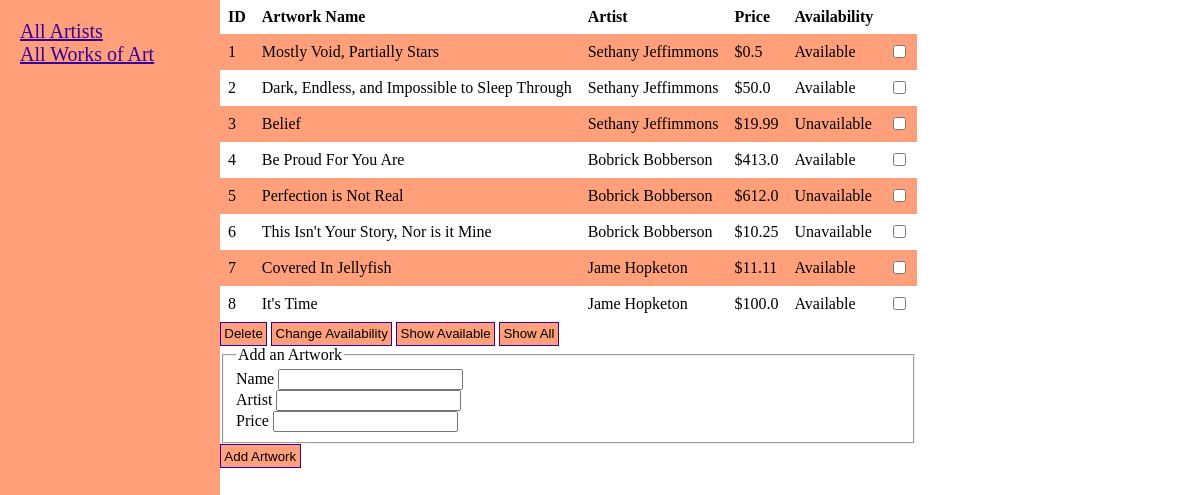
The app's page /addart, older data.
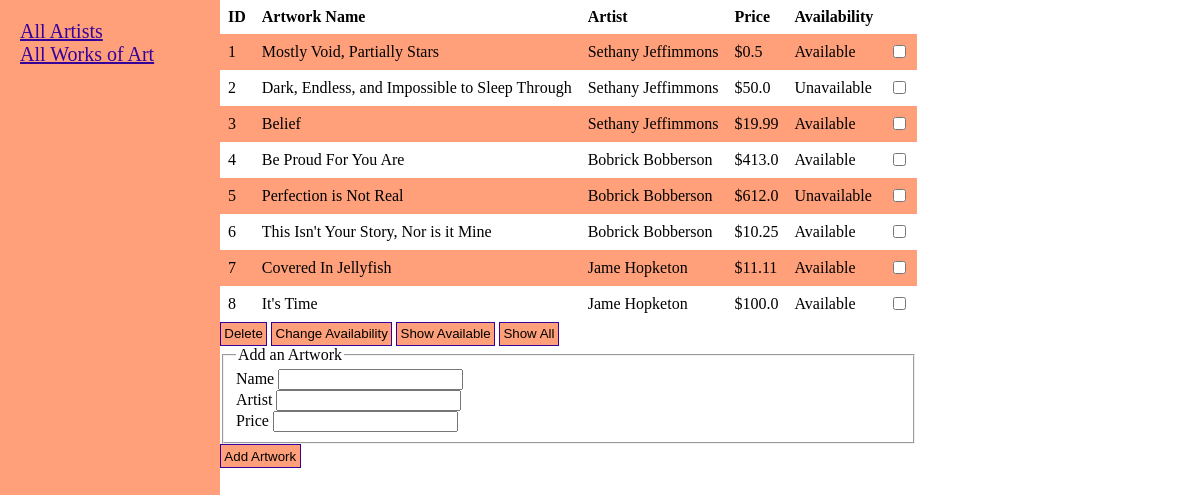
The same page, newer data.
### Models.py (models this page shows, shortened)
class Art(Model):
    class Meta:
        database = db
        constraints = [SQL('UNIQUE(name COLLATE NOCASE)')]
    artist = ForeignKeyField(Artist)
    name = CharField()
    price = DoubleField()
    available = BooleanField(default=True)

class Artist(Model):
    class Meta:
        database = db
        constraints = [SQL('UNIQUE(name COLLATE NOCASE)')]
    name = CharField()
    email_address = CharField()

### routes.py (the view, shortened to what this page needs)
@app.route('/', methods=['GET', 'POST'])
@app.route('/art', methods=['GET', 'POST'])
@app.route('/addart', methods=['GET', 'POST'])
def addart():
    form = ArtInputForm()
    art_list = art.get_all_art()
    return render_template('add_art.html', title='AddArt', form=form, art_list=art_list)

### get_info.py
class ArtInputForm(FlaskForm):
    name = StringField('Name', validators=[DataRequired(), Length(max=50)])
    artist = StringField('Artist', validators=[DataRequired(), Length(max=50)])
    price = DecimalField('Price', validators=[DataRequired()])
    submit=SubmitField('Add Artwork')

### art.py (called while the page is built)
def get_all_art():
    query = Art.select()
    return list(query)

### templates/add_art.html (shortened to what this page needs)
{% extends "display_art.html" %}
{% block add_art %}
    <form method="POST" action="/addart">
        <fieldset>
            <legend>Add an Artwork</legend>
            <div>
                {{ form.name.label() }}
                {% if form.name.errors %}
                    {{ form.name() }}
                    <div>
                        {% for error in form.name.errors %}
                            <span>{{ error }}</span>
                        {% endfor %}
                    </div>
                {% else %}
                    {{ form.name() }}
                {% endif %}
            </div>
            <div>
                {{ form.artist.label() }}
                {% if form.artist.errors %}
                    {{ form.artist() }}
                    <div>
                        {% for error in form.artist.errors %}
                            <span>{{ error }}</span>
                        {% endfor %}
                    </div>
                {% else %}
                    {{ form.artist() }}
                {% endif %}
            </div>
            <div>
                {{ form.price.label() }}
                {% if form.price.errors %}
                    {{ form.price() }}
                    <div>
                        {% for error in form.price.errors %}
                            <span>{{ error }}</span>
                        {% endfor %}
                    </div>
            {% else %}
                {{ form.price() }}
            {% endif %}
            </div>
        </fieldset>
        <div>
            {{ form.submit(class_="btn") }}
        </div>
   </form>
{% endblock add_art %}

### templates/display_art.html
{% extends "layout.html" %}
{% block content %}
    <form method="POST" action="/modify_art">
        <table>
            <tr>
                <th>ID</th>
                <th>Artwork Name</th>
                <th>Artist</th>
                <th>Price</th>
                <th>Availability</th>
            </tr>
            {% for art in art_list %}
                <tr>
                    <td>{{art.id}}</td>
                    <td>{{art.name}}</td>
                    <td>{{art.artist.name}}</td>
                    <td>${{art.price}}</td>
                    {% if art.available == True %}
                        <td>Available</td>
                    {% else %}
                        <td>Unavailable</td>
                    {% endif %}
                    <td> <input type="checkbox" value="{{art.id}}" name="selected"> </td>
                </tr>
            {% endfor %}
        </table>
        <button name="submit_button" value="delete" type="Submit"> Delete </button>
        <button value="change" name="submit_button" type="Submit"> Change Availability </button>
        <button name="submit_button" value="show_available" type="Submit"> Show Available </button>
        <button name="submit_button" value="show_all" type="Submit">Show All</button>
    </form>
{% block add_art %}{% endblock add_art %}
{% endblock content %}

Row changes from the older to the newer data that the page shows:
changed Art "Dark, Endless, and Impossible to Sleep Through": available "Available" → "Unavailable"
changed Art "Belief": available "Unavailable" → "Available"
changed Art "This Isn't Your Story, Nor is it Mine": available "Unavailable" → "Available"
